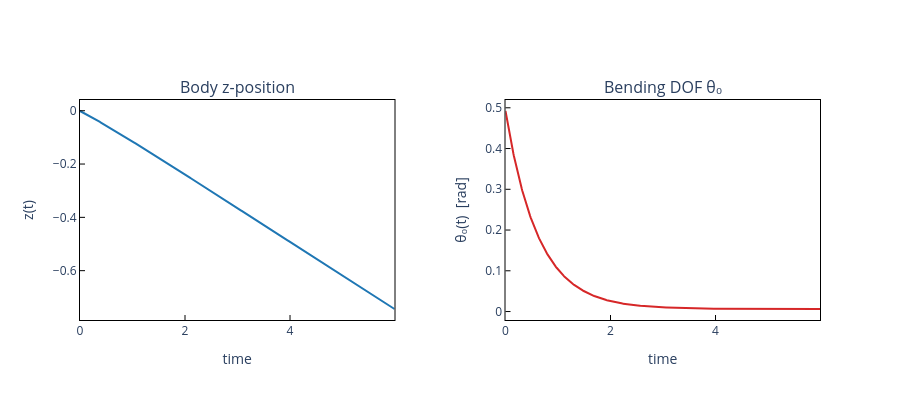

The cell this chart's notebook holds for it:
### Markdown cell above
## Step 4 — Plot the trajectory and the DOF

The body falls along $-\boldsymbol{e}_3$ while the spring relaxes the bending DOF back
toward zero. The two motions are **coupled**: the soft mobility tensor
`M_H` carries the gravity force into a small DOF rate, and `M_K` carries
the elastic restoring torque (proportional to `theta0`) into both DOF
relaxation and a transient body translation.

### Code cell
t = np.arange(n_steps) * dt

fig = make_subplots(
    rows=1, cols=2,
    subplot_titles=("Body z-position", "Bending DOF θ₀"),
    horizontal_spacing=0.15,
)
fig.add_trace(go.Scatter(x=t, y=np.asarray(positions[:, 2]),
                         mode="lines", line=dict(color="#1f77b4", width=2),
                         showlegend=False), row=1, col=1)
fig.add_trace(go.Scatter(x=t, y=np.asarray(dofs[:, 0]),
                         mode="lines", line=dict(color="#d62728", width=2),
                         showlegend=False), row=1, col=2)

axis_style = dict(
    showline=True, linewidth=1, linecolor="black", mirror=True,
    ticks="inside", tickwidth=1, tickcolor="black",
    showgrid=False,
)
fig.update_xaxes(title_text="time", **axis_style)
fig.update_yaxes(title_text="z(t)", **axis_style, row=1, col=1)
fig.update_yaxes(title_text="θ₀(t)  [rad]", **axis_style, row=1, col=2)
fig.update_layout(width=900, height=400, plot_bgcolor="white")
fig.show()

### Figure 1 — Plotly figure (JSON) as saved in the notebook; plotly's stock layout.template omitted (floating-point values rounded to 4 significant figures; data arrays with more than 128 entries replaced by an {"elided": "..."} marker saying what was removed)
{"data": [{"line": {"color": "#1f77b4", "width": 2}, "mode": "lines", "showlegend": false, "type": "scatter", "x": {"elided": "600 float values"}, "xaxis": "x", "y": {"elided": "600 float values"}, "yaxis": "y"}, {"line": {"color": "#d62728", "width": 2}, "mode": "lines", "showlegend": false, "type": "scatter", "x": {"elided": "600 float values"}, "xaxis": "x2", "y": {"elided": "600 float values"}, "yaxis": "y2"}], "layout": {"annotations": [{"font": {"size": 16}, "showarrow": false, "text": "Body z-position", "x": 0.2125, "xanchor": "center", "xref": "paper", "y": 1, "yanchor": "bottom", "yref": "paper"}, {"font": {"size": 16}, "showarrow": false, "text": "Bending DOF θ₀", "x": 0.7875, "xanchor": "center", "xref": "paper", "y": 1, "yanchor": "bottom", "yref": "paper"}], "height": 400, "plot_bgcolor": "white", "width": 900, "xaxis": {"anchor": "y", "domain": [0, 0.425], "linecolor": "black", "linewidth": 1, "mirror": true, "showgrid": false, "showline": true, "tickcolor": "black", "ticks": "inside", "tickwidth": 1, "title": {"text": "time"}}, "xaxis2": {"anchor": "y2", "domain": [0.575, 1], "linecolor": "black", "linewidth": 1, "mirror": true, "showgrid": false, "showline": true, "tickcolor": "black", "ticks": "inside", "tickwidth": 1, "title": {"text": "time"}}, "yaxis": {"anchor": "x", "domain": [0, 1], "linecolor": "black", "linewidth": 1, "mirror": true, "showgrid": false, "showline": true, "tickcolor": "black", "ticks": "inside", "tickwidth": 1, "title": {"text": "z(t)"}}, "yaxis2": {"anchor": "x2", "domain": [0, 1], "linecolor": "black", "linewidth": 1, "mirror": true, "showgrid": false, "showline": true, "tickcolor": "black", "ticks": "inside", "tickwidth": 1, "title": {"text": "θ₀(t)  [rad]"}}}}
